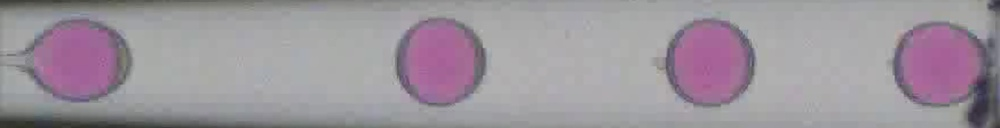
#> input picture data/dataset/images/Image102.jpg, 1000 x 128 px, shrunk from 5624 x 720 before the run, found by its file name; its folder holds only this picture in this run
$ python automask.py
#> lines starting #> are read from the running program, lines starting #| are printed output that depends on the picture; after the words box and inside, x2 and y2 are one past the last pixel; in counts of white or black regions, pixels touching at a corner belong together
import cv2
import numpy as np
import matplotlib.pyplot as plt
from scipy.signal import find_peaks
import os

# 输入输出路径
input_dir = "data/dataset/images/"
output_dir = "data/dataset/masks_pseudo/"

os.makedirs(output_dir, exist_ok=True)

# 获取所有文件名，并按数字顺序排序
files = sorted(
    [f for f in os.listdir(input_dir) if f.lower().endswith(".jpg")],
    key=lambda x: int(x.replace("Image", "").replace(".jpg", ""))
)

for fname in files:
    print("Processing:", fname)

    # Step 1: 读取图像
    img_path = os.path.join(input_dir, fname)
    img = cv2.imread(img_path)
#> img is the input picture: shape (128, 1000, 3); mean B, G, R 156.4, 148.1, 156.6
    gray = cv2.cvtColor(img, cv2.COLOR_BGR2GRAY)
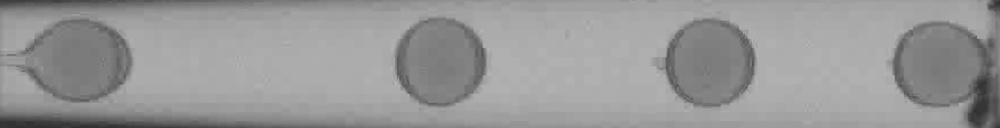
#> gray: shape (128, 1000); min 47, max 184, mean 151.5

    # Step 2: 计算灰度直方图
    hist = cv2.calcHist([gray], [0], None, [256], [0, 256]).flatten()
#> hist = 256 values, max 9878 at index 172, min 0 at index 0, mean 500

    # Step 3: 自动检测峰值
    peaks, _ = find_peaks(hist, distance=10, prominence=100)
#> peaks = [115, 127, 151, 161, 172]

    # Step 4: 找谷值
    valleys = []
    for i in range(len(peaks) - 1):
        start, end = peaks[i], peaks[i+1]
        valley = np.argmin(hist[start:end]) + start
        valleys.append(valley)
#> this loop made 4 passes
#> (start, end, valley) on passes 1 to 4: (115, 127, 117), (127, 151, 138), (151, 161, 152), (161, 172, 164)
#> after the loop, valleys = [117, 138, 152, 164]

    # Step 5: 选择最深谷值作为阈值
    valley_depths = [hist[peaks[i]] - hist[valleys[i]] for i in range(len(valleys))]
#> valley_depths = [126, 2765, 161, 1581]
    best_valley_index = np.argmax(valley_depths)
#> best_valley_index = 1
    best_thresh = valleys[best_valley_index]
#> best_thresh = 138

    # Step 6: 分割
    mask = (gray < best_thresh).astype(np.uint8) * 255
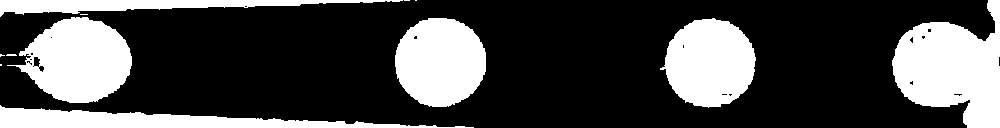
#> mask: shape (128, 1000); 28.6% white; 12 white regions (5 under 20 px), largest, box (x1, y1, x2, y2) and area: (892, 0, 1000, 128) 8792, (7, 17, 132, 103) 6989, (395, 18, 486, 107) 6392
    inv = cv2.bitwise_not(mask)

    # Step 7: 填洞
    num_labels, labels, stats, _ = cv2.connectedComponentsWithStats(inv)
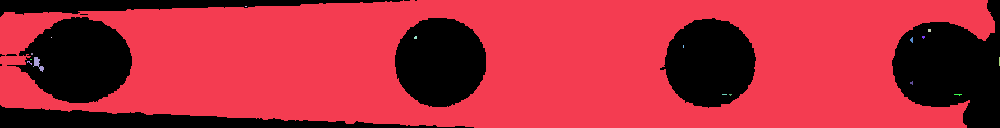
#> labels: shape (128, 1000) int32; 18 distinct labels, from 0 to 17; one colour per label, 0 black
#> num_labels = 18; stats = 18 rows, first 6: [0, 0, 1000, 128, 36608], [0, 0, 995, 128, 91232], [245, 6, 2, 1, 2], [928, 29, 3, 3, 9], [51, 37, 1, 1, 1], [414, 36, 3, 3, 8]
    holes = np.zeros_like(mask)

    for i in range(1, num_labels):
        x, y, w, h, area = stats[i]
        if x > 0 and y > 0 and x + w < mask.shape[1] and y + h < mask.shape[0]:
            holes[labels == i] = 255
#> this loop made 17 passes
#> (x, y, w, h, area) on passes 1, 10: (0, 0, 995, 128, 91232), (33, 57, 11, 15, 69)
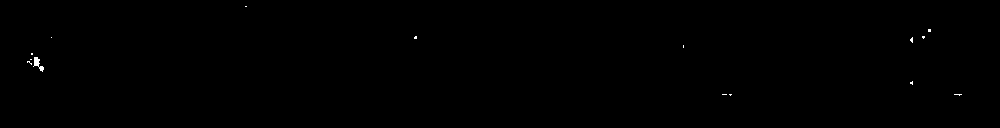
#> holes: shape (128, 1000); 0.12% white; 15 white regions (14 under 20 px), largest, box (x1, y1, x2, y2) and area: (33, 57, 44, 72) 69

    mask_filled = cv2.bitwise_or(mask, holes)
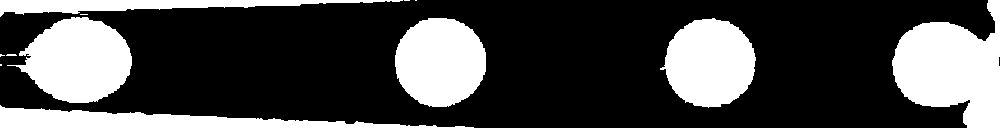
#> mask_filled: shape (128, 1000); 28.7% white; 12 white regions (5 under 20 px), largest, box (x1, y1, x2, y2) and area: (892, 0, 1000, 128) 8837, (7, 17, 132, 103) 7073, (395, 18, 486, 107) 6400

    # Step 8: 保存 mask
    out_path = os.path.join(output_dir, fname)
    cv2.imwrite(out_path, mask_filled)

print("全部处理完成！")

$ run again, on data/dataset/images/Image115.jpg
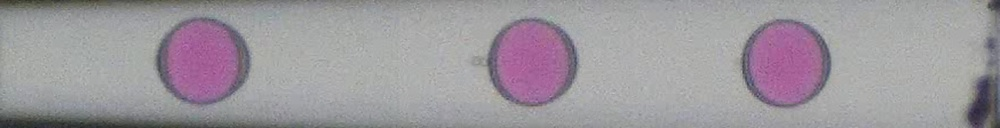
#> input picture data/dataset/images/Image115.jpg, 1000 x 128 px, shrunk from 5624 x 720 before the run, found by its file name
#> img is the input picture: shape (128, 1000, 3); mean B, G, R 157.4, 151.5, 157.2
#> hist = 256 values, max 5858 at index 170, min 0 at index 0, mean 500
#> peaks = [127, 170]
#> the loop `for i in range(len(peaks) - 1):` made 1 pass
#> (start, end, valley) on pass 1: (127, 170, 139)
#> after the loop `for i in range(len(peaks) - 1):`: valleys = [139]
#> valley_depths = [888]
#> best_valley_index = 0
#> best_thresh = 139
#> mask: shape (128, 1000); 23.5% white; 96 white regions (86 under 20 px), largest, box (x1, y1, x2, y2) and area: (155, 15, 251, 108) 6604, (483, 17, 579, 107) 6287, (740, 19, 831, 109) 6254
#> `num_labels, labels, stats, _ = cv2.connectedComponentsWithStats(inv)`:
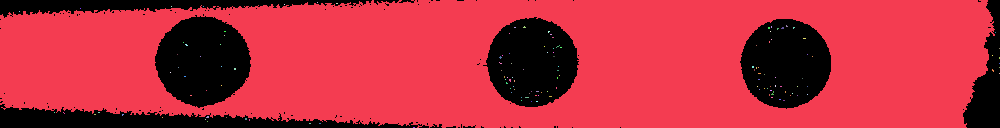
#> labels: shape (128, 1000) int32; 138 distinct labels, from 0 to 137; one colour per label, 0 black
#> num_labels = 138; stats = 138 rows, first 6: [0, 0, 1000, 128, 30022], [0, 0, 995, 128, 97735], [317, 2, 1, 1, 1], [336, 3, 2, 1, 2], [284, 4, 1, 1, 1], [171, 6, 1, 1, 1]
#> the loop `for i in range(1, num_labels):` made 137 passes
#> `mask_filled = cv2.bitwise_or(mask, holes)`:
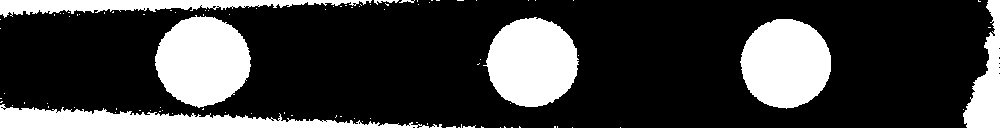
#> mask_filled: shape (128, 1000); 23.6% white; 96 white regions (86 under 20 px), largest, box (x1, y1, x2, y2) and area: (155, 15, 251, 108) 6628, (483, 17, 579, 107) 6375, (740, 19, 831, 109) 6334

$ run again, on data/dataset/images/Image116.jpg
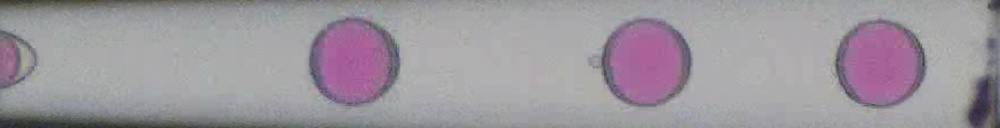
#> input picture data/dataset/images/Image116.jpg, 1000 x 128 px, shrunk from 5624 x 720 before the run, found by its file name
#> img is the input picture: shape (128, 1000, 3); mean B, G, R 157.7, 150.8, 157.2
#> hist = 256 values, max 8500 at index 171, min 0 at index 0, mean 500
#> peaks = [128, 171]
#> the loop `for i in range(len(peaks) - 1):` made 1 pass
#> (start, end, valley) on pass 1: (128, 171, 138)
#> after the loop `for i in range(len(peaks) - 1):`: valleys = [138]
#> valley_depths = [1637]
#> best_valley_index = 0
#> best_thresh = 138
#> mask: shape (128, 1000); 24.1% white; 26 white regions (19 under 20 px), largest, box (x1, y1, x2, y2) and area: (309, 16, 400, 109) 6434, (596, 18, 692, 107) 6362, (835, 19, 927, 109) 6333
#> `num_labels, labels, stats, _ = cv2.connectedComponentsWithStats(inv)`:
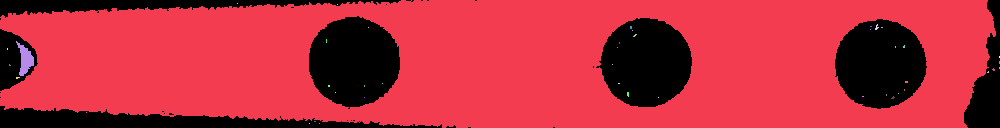
#> labels: shape (128, 1000) int32; 45 distinct labels, from 0 to 44; one colour per label, 0 black
#> num_labels = 45; stats = 45 rows, first 6: [0, 0, 1000, 128, 30802], [0, 0, 996, 128, 96767], [237, 3, 1, 1, 1], [337, 4, 1, 1, 1], [875, 24, 4, 6, 12], [368, 27, 1, 1, 1]
#> the loop `for i in range(1, num_labels):` made 44 passes
#> (x, y, w, h, area) on passes 1, 13: (0, 0, 996, 128, 96767), (16, 41, 18, 35, 310)
#> `mask_filled = cv2.bitwise_or(mask, holes)`:
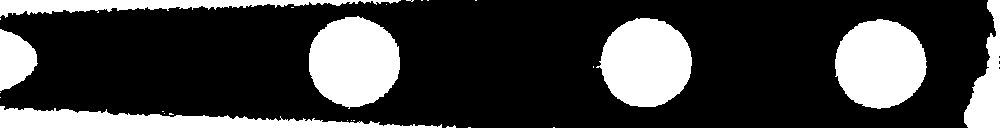
#> mask_filled: shape (128, 1000); 24.4% white; 26 white regions (19 under 20 px), largest, box (x1, y1, x2, y2) and area: (309, 16, 400, 109) 6448, (596, 18, 692, 107) 6391, (835, 19, 927, 109) 6377

$ run again, on data/dataset/images/Image106.jpg
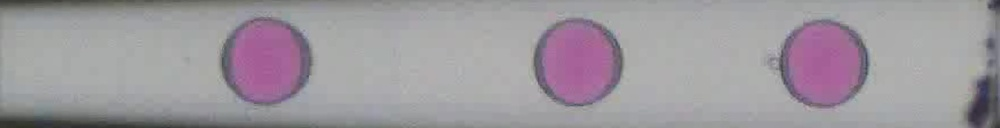
#> input picture data/dataset/images/Image106.jpg, 1000 x 128 px, shrunk from 5624 x 720 before the run, found by its file name
#> img is the input picture: shape (128, 1000, 3); mean B, G, R 157.8, 151.7, 157.7
#> hist = 256 values, max 9576 at index 171, min 0 at index 0, mean 500
#> peaks = [54, 127, 151, 161, 171]
#> the loop `for i in range(len(peaks) - 1):` made 4 passes
#> (start, end, valley) on passes 1 to 4: (54, 127, 59), (127, 151, 136), (151, 161, 152), (161, 171, 164)
#> after the loop `for i in range(len(peaks) - 1):`: valleys = [59, 136, 152, 164]
#> valley_depths = [113, 2094, 219, 1802]
#> best_valley_index = 1
#> best_thresh = 136
#> mask: shape (128, 1000); 22.4% white; 12 white regions (5 under 20 px), largest, box (x1, y1, x2, y2) and area: (220, 17, 313, 107) 6410, (776, 19, 870, 108) 6249, (533, 18, 623, 107) 6189
#> `num_labels, labels, stats, _ = cv2.connectedComponentsWithStats(inv)`:
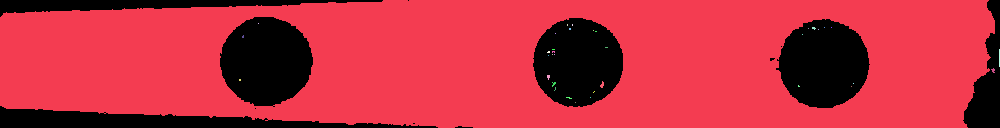
#> labels: shape (128, 1000) int32; 37 distinct labels, from 0 to 36; one colour per label, 0 black
#> num_labels = 37; stats = 37 rows, first 6: [0, 0, 1000, 128, 28693], [0, 0, 995, 128, 99164], [258, 23, 1, 1, 1], [567, 24, 1, 2, 2], [572, 24, 1, 2, 2], [812, 27, 4, 3, 8]
#> the loop `for i in range(1, num_labels):` made 36 passes
#> `mask_filled = cv2.bitwise_or(mask, holes)`:
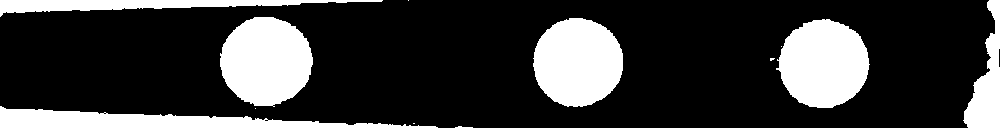
#> mask_filled: shape (128, 1000); 22.5% white; 12 white regions (5 under 20 px), largest, box (x1, y1, x2, y2) and area: (220, 17, 313, 107) 6420, (533, 18, 623, 107) 6274, (776, 19, 870, 108) 6267
